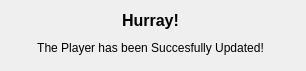
<?xml version="1.0" encoding="UTF-8"?>
<ui version="4.0">
 <class>updated2</class>
 <widget class="QDialog" name="updated2">
  <property name="geometry">
   <rect>
    <x>0</x>
    <y>0</y>
    <width>306</width>
    <height>71</height>
   </rect>
  </property>
  <property name="windowTitle">
   <string>Dialog</string>
  </property>
  <widget class="QLabel" name="label">
   <property name="geometry">
    <rect>
     <x>30</x>
     <y>40</y>
     <width>241</width>
     <height>16</height>
    </rect>
   </property>
   <property name="text">
    <string>&lt;html&gt;&lt;head/&gt;&lt;body&gt;&lt;p align=&quot;center&quot;&gt;&lt;span style=&quot; font-size:9pt;&quot;&gt;The Player has been Succesfully Updated!&lt;/span&gt;&lt;/p&gt;&lt;/body&gt;&lt;/html&gt;</string>
   </property>
  </widget>
  <widget class="QLabel" name="label_2">
   <property name="geometry">
    <rect>
     <x>110</x>
     <y>10</y>
     <width>81</width>
     <height>21</height>
    </rect>
   </property>
   <property name="text">
    <string>&lt;html&gt;&lt;head/&gt;&lt;body&gt;&lt;p align=&quot;center&quot;&gt;&lt;span style=&quot; font-size:12pt; font-weight:600;&quot;&gt;Hurray!&lt;/span&gt;&lt;/p&gt;&lt;/body&gt;&lt;/html&gt;</string>
   </property>
  </widget>
 </widget>
 <resources/>
 <connections/>
</ui>
